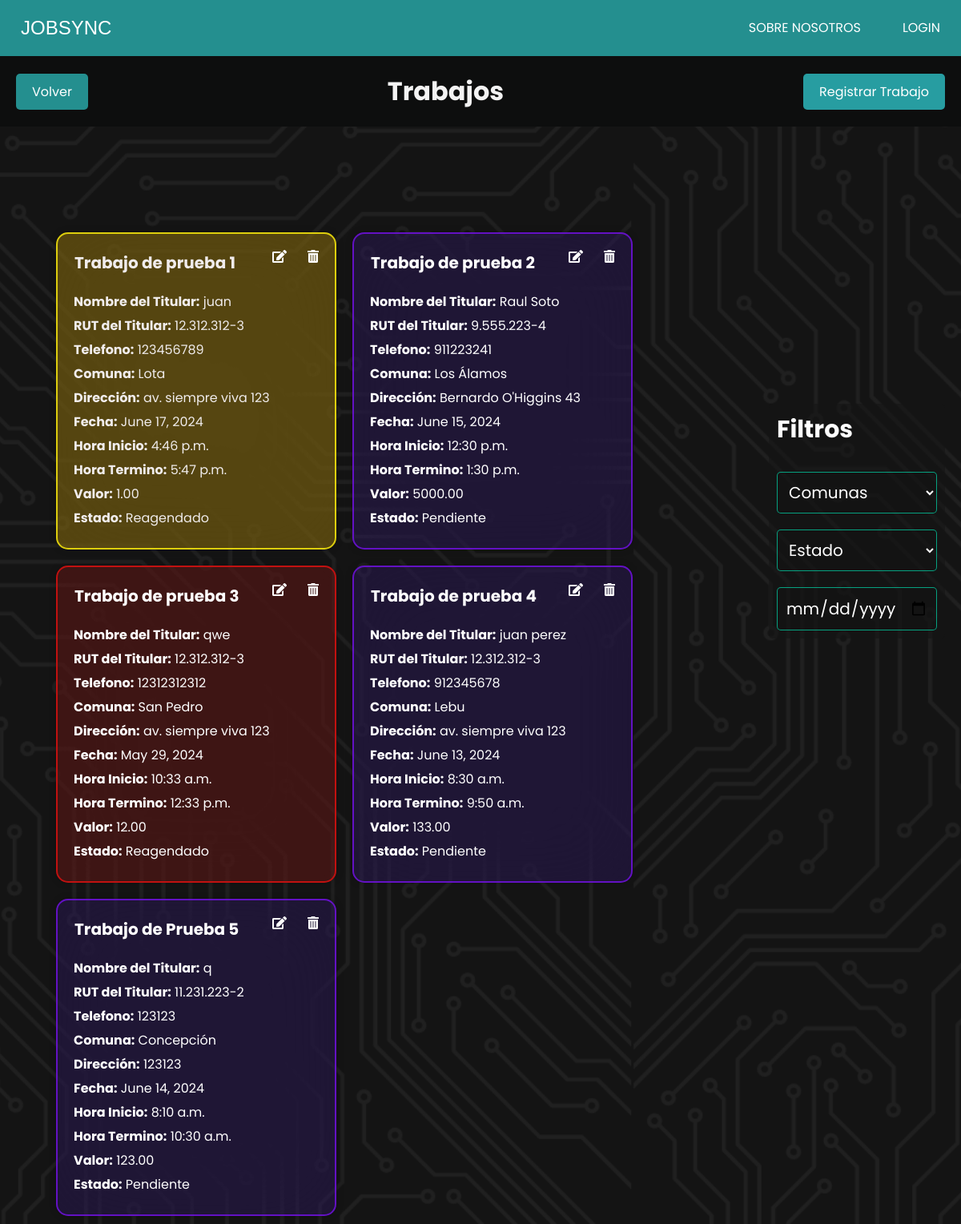
The app's page /trabajos/, older data.
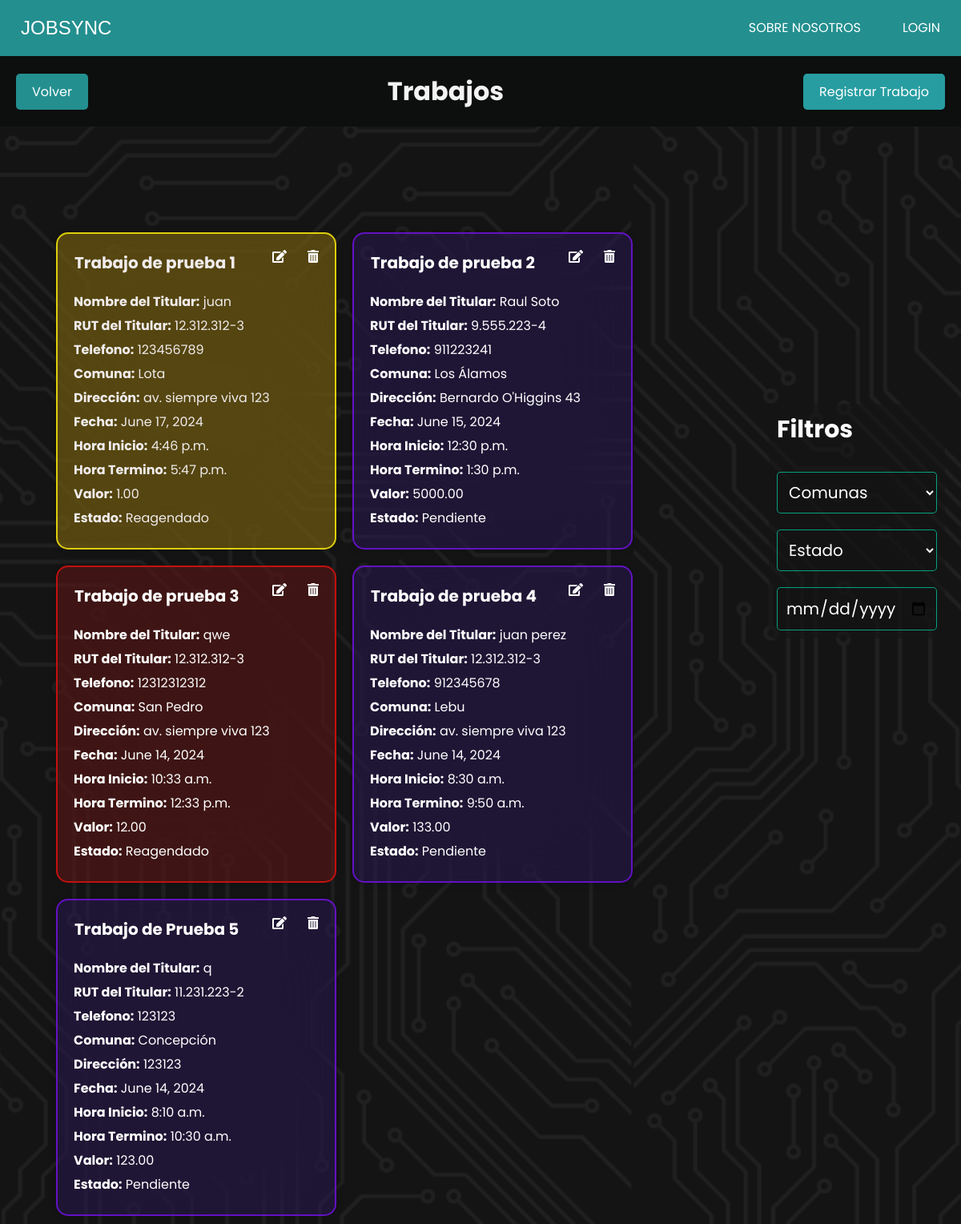
The same page, newer data.
### JobSyncApp/models.py (models this page shows, shortened)
class Trabajo(models.Model):
    colaborador = models.ForeignKey(CustomUser, on_delete=models.SET_NULL, null=True, blank=True)
    nombre_trabajo = models.CharField(max_length=100)
    nombre_titular = models.CharField(max_length=100)
    rut_titular = models.CharField(max_length=12)
    telefono = models.CharField(max_length=15, blank=True, null=True)  # Agregado para el titular, si es necesario
    comuna = models.ForeignKey(Comuna, on_delete=models.SET_NULL, null=True)
    direccion = models.CharField(max_length=255)
    fecha = models.DateField()
    hora_inicio = models.TimeField()
    hora_termino = models.TimeField()
    valor = models.DecimalField(max_digits=10, decimal_places=2)
    ESTADO_CHOICES = [
        ('sin_asignar', 'Sin asignar'),
        ('pendiente', 'Pendiente'),
        ('completado', 'Completado'),
        ('reagendado', 'Reagendado'),
        ('cancelado', 'Cancelado'),
    ]
    estado = models.CharField(max_length=20, choices=ESTADO_CHOICES, default='sin_asignar')
    PRIORIDAD_CHOICES = [
        ('normal', 'Normal'),
        ('alta', 'Alta'),
        ('urgente', 'Urgente'),
    ]
    prioridad = models.CharField(max_length=10, choices=PRIORIDAD_CHOICES, default='normal')
    reagendado_contador = models.PositiveIntegerField(default=0)

class Comuna(models.Model):
    nombre = models.CharField(max_length=100, unique=True)
    def __str__(self):
        return self.nombre

### JobSyncApp/views.py (the view)
# urls.py: path('trabajos/', views.trabajos, name='trabajos'),
def trabajos(request):
    comuna = Comuna.objects.all()
    trabajos = Trabajo.objects.all()  # Obtener todos los trabajos
    return render(request, 'admin/gestion_trabajos/trabajos/trabajos.html', {'trabajos': trabajos,'comuna':comuna})

### JobSyncApp/templates/admin/gestion_trabajos/trabajos/trabajos.html (shortened to what this page needs)
{% extends 'index.html' %}
{% load static %}
{% block extra_css %}
<link rel="stylesheet" href="{% static 'css/admin/trabajos.css' %}">
<link rel="stylesheet" href="https://cdnjs.cloudflare.com/ajax/libs/font-awesome/5.15.4/css/all.min.css">
{% endblock extra_css %}
{% block contenido %}
<div class="header">
    <a href="{% url 'index_trabajo' %}"  class="boton volver">Volver</a>
    <h1 id="titulo-trabajos">Trabajos</h1>
    <a href="{% url 'crear_trabajo' %}"  class="boton regresar">Registrar Trabajo</a>
</div>
<div class="card-container">
    {% for trabajo in trabajos %}
    <div class="card" id="trabajo" data-comuna="{{ trabajo.comuna }}"  data-estado="{{ trabajo.estado }}" data-reagendado-contador="{{ trabajo.reagendado_contador }}" data-fecha="{{ trabajo.fecha|date:'Y-m-d' }}">
        <div class="botones">
            <button class="delete-btn" data-url="{% url 'eliminar_trabajo' trabajo.id %}"> <i class="fas fa-trash-alt"></i></button>
            <button class="edit-btn" data-url="{% url 'modificar_trabajo' trabajo.id %}"> <i class="fas fa-edit"></i></button>
            <h2> {{ trabajo.nombre_trabajo }}</h2>
        </div>
        <p><strong>Nombre del Titular:</strong> {{ trabajo.nombre_titular }}</p>
        <p><strong>RUT del Titular:</strong> {{ trabajo.rut_titular }}</p>
        <p><strong>Telefono:</strong> {{ trabajo.telefono }}</p>
        <p><strong>Comuna:</strong> {{ trabajo.comuna }}</p>
        <p><strong>Dirección:</strong> {{ trabajo.direccion }}</p>
        <p><strong>Fecha:</strong> {{ trabajo.fecha }}</p>
        <p><strong>Hora Inicio:</strong> {{ trabajo.hora_inicio }}</p>
        <p><strong>Hora Termino:</strong> {{ trabajo.hora_termino }}</p>
        <p><strong>Valor:</strong> {{ trabajo.valor }}</p>
        <p><strong>Estado:</strong> {{ trabajo.get_estado_display }}</p>
    </div>
    {% endfor %}
</div>
<div class="filter-container">
    <h2>Filtros</h2>
    <select id="comuna-filter">
        <option value="">Comunas</option>
    </select>
    <select id="estado-filter">
        <option value="">Estado</option>
    </select>
    <input type="date" id="fecha-filter">
</div>
{% endblock %}

Row changes from the older to the newer data that the page shows:
changed Trabajo "Trabajo de prueba 3": fecha "May 29, 2024" → "June 14, 2024"
changed Trabajo "Trabajo de prueba 4": fecha "June 13, 2024" → "June 14, 2024"
